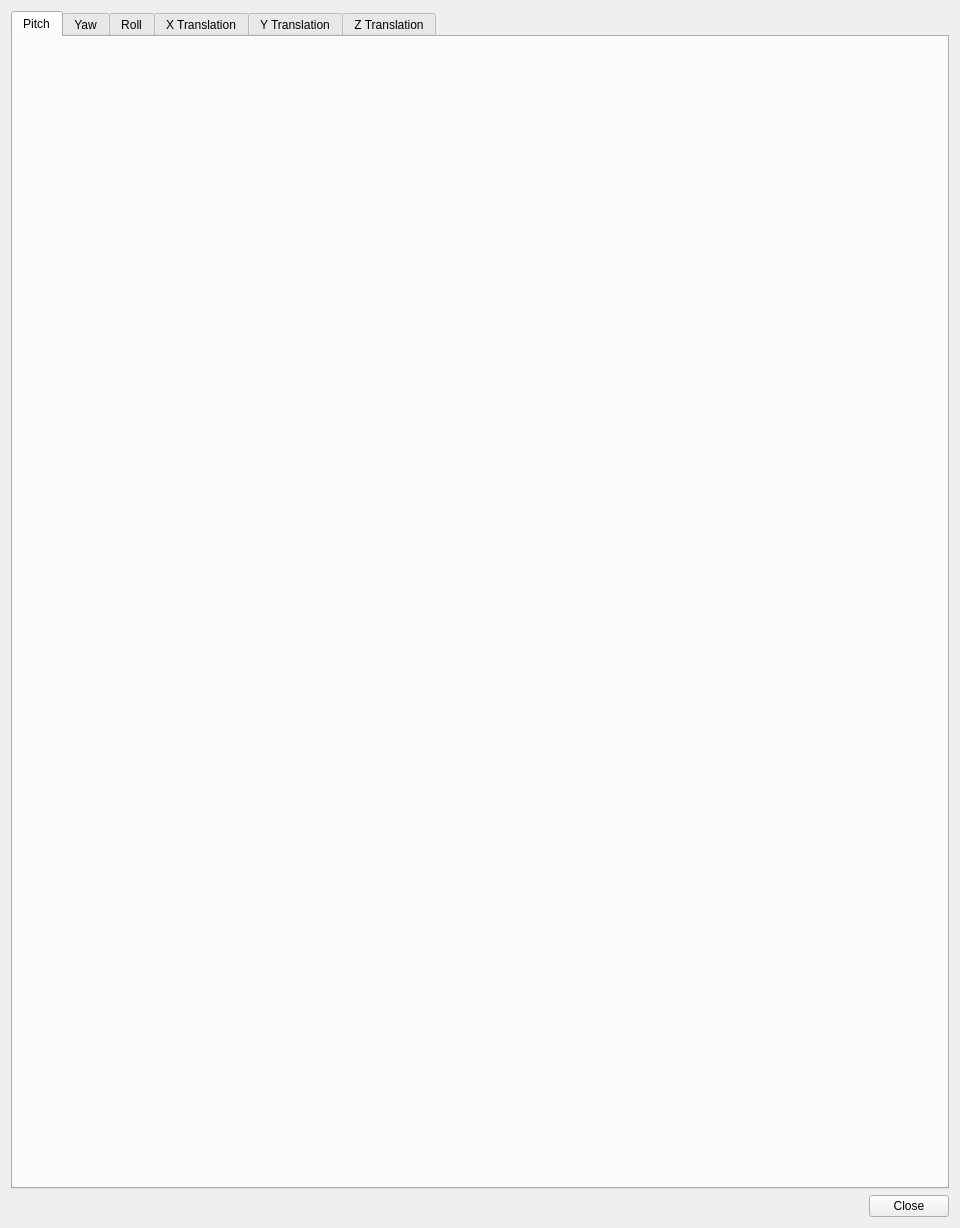
<?xml version="1.0" encoding="UTF-8"?>
<ui version="4.0">
 <class>SCPForm</class>
 <widget class="QWidget" name="SCPForm">
  <property name="geometry">
   <rect>
    <x>0</x>
    <y>0</y>
    <width>960</width>
    <height>1228</height>
   </rect>
  </property>
  <property name="windowTitle">
   <string>Sensitivity curves setup</string>
  </property>
  <property name="windowIcon">
   <iconset resource="ltr_rc.qrc">
    <normaloff>:/ltr/linuxtrack.svg</normaloff>:/ltr/linuxtrack.svg</iconset>
  </property>
  <layout class="QVBoxLayout" name="verticalLayout_2">
   <item>
    <layout class="QVBoxLayout" name="verticalLayout">
     <item>
      <widget class="QTabWidget" name="SCPTab">
       <property name="enabled">
        <bool>true</bool>
       </property>
       <property name="currentIndex">
        <number>0</number>
       </property>
       <widget class="QWidget" name="SCPPitch1">
        <attribute name="title">
         <string>Pitch</string>
        </attribute>
        <layout class="QVBoxLayout" name="verticalLayout_3">
         <item>
          <layout class="QVBoxLayout" name="SCPPitch"/>
         </item>
        </layout>
       </widget>
       <widget class="QWidget" name="SCPYaw1">
        <attribute name="title">
         <string>Yaw</string>
        </attribute>
        <layout class="QVBoxLayout" name="verticalLayout_4">
         <item>
          <layout class="QVBoxLayout" name="SCPYaw"/>
         </item>
        </layout>
       </widget>
       <widget class="QWidget" name="SCPRoll1">
        <attribute name="title">
         <string>Roll</string>
        </attribute>
        <layout class="QVBoxLayout" name="verticalLayout_5">
         <item>
          <layout class="QVBoxLayout" name="SCPRoll"/>
         </item>
        </layout>
       </widget>
       <widget class="QWidget" name="SCPX1">
        <attribute name="title">
         <string>X Translation</string>
        </attribute>
        <layout class="QVBoxLayout" name="verticalLayout_6">
         <item>
          <layout class="QVBoxLayout" name="SCPX"/>
         </item>
        </layout>
       </widget>
       <widget class="QWidget" name="SCPY1">
        <attribute name="title">
         <string>Y Translation</string>
        </attribute>
        <layout class="QVBoxLayout" name="verticalLayout_7">
         <item>
          <layout class="QVBoxLayout" name="SCPY"/>
         </item>
        </layout>
       </widget>
       <widget class="QWidget" name="SCPZ1">
        <attribute name="title">
         <string>Z Translation</string>
        </attribute>
        <layout class="QVBoxLayout" name="verticalLayout_8">
         <item>
          <layout class="QVBoxLayout" name="SCPZ"/>
         </item>
        </layout>
       </widget>
      </widget>
     </item>
    </layout>
   </item>
   <item>
    <layout class="QHBoxLayout" name="horizontalLayout">
     <item>
      <spacer name="horizontalSpacer">
       <property name="orientation">
        <enum>Qt::Horizontal</enum>
       </property>
       <property name="sizeHint" stdset="0">
        <size>
         <width>40</width>
         <height>20</height>
        </size>
       </property>
      </spacer>
     </item>
     <item>
      <widget class="QPushButton" name="SCPCloseButton">
       <property name="text">
        <string>Close</string>
       </property>
      </widget>
     </item>
    </layout>
   </item>
  </layout>
 </widget>
 <resources>
  <include location="ltr_rc.qrc"/>
 </resources>
 <connections/>
</ui>
